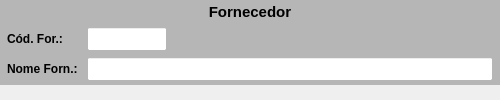
        <widget class="QWidget" name="widget_4" native="true">
         <property name="minimumSize">
          <size>
           <width>500</width>
           <height>0</height>
          </size>
         </property>
         <property name="maximumSize">
          <size>
           <width>500</width>
           <height>16777215</height>
          </size>
         </property>
         <property name="styleSheet">
          <string notr="true"/>
         </property>
         <layout class="QVBoxLayout" name="verticalLayout_3">
          <property name="spacing">
           <number>6</number>
          </property>
          <property name="leftMargin">
           <number>0</number>
          </property>
          <property name="topMargin">
           <number>0</number>
          </property>
          <property name="rightMargin">
           <number>0</number>
          </property>
          <property name="bottomMargin">
           <number>0</number>
          </property>
          <item>
           <widget class="QWidget" name="widget_Cor1" native="true">
            <property name="minimumSize">
             <size>
              <width>0</width>
              <height>85</height>
             </size>
            </property>
            <property name="maximumSize">
             <size>
              <width>16777215</width>
              <height>85</height>
             </size>
            </property>
            <property name="styleSheet">
             <string notr="true">background-color: rgb(182, 182, 182);</string>
            </property>
            <layout class="QVBoxLayout" name="verticalLayout_4">
             <property name="spacing">
              <number>2</number>
             </property>
             <property name="leftMargin">
              <number>2</number>
             </property>
             <property name="topMargin">
              <number>2</number>
             </property>
             <property name="rightMargin">
              <number>2</number>
             </property>
             <property name="bottomMargin">
              <number>2</number>
             </property>
             <item>
              <widget class="QLabel" name="label_2">
               <property name="minimumSize">
                <size>
                 <width>0</width>
                 <height>20</height>
                </size>
               </property>
               <property name="maximumSize">
                <size>
                 <width>16777215</width>
                 <height>20</height>
                </size>
               </property>
               <property name="font">
                <font>
                 <pointsize>11</pointsize>
                 <weight>75</weight>
                 <bold>true</bold>
                </font>
               </property>
               <property name="text">
                <string>Fornecedor</string>
               </property>
               <property name="alignment">
                <set>Qt::AlignCenter</set>
               </property>
              </widget>
             </item>
             <item>
              <widget class="QWidget" name="widget_8" native="true">
               <property name="minimumSize">
                <size>
                 <width>0</width>
                 <height>30</height>
                </size>
               </property>
               <property name="maximumSize">
                <size>
                 <width>16777215</width>
                 <height>30</height>
                </size>
               </property>
               <property name="styleSheet">
                <string notr="true"/>
               </property>
               <layout class="QHBoxLayout" name="horizontalLayout_4">
                <property name="spacing">
                 <number>5</number>
                </property>
                <property name="leftMargin">
                 <number>5</number>
                </property>
                <property name="topMargin">
                 <number>3</number>
                </property>
                <property name="rightMargin">
                 <number>5</number>
                </property>
                <property name="bottomMargin">
                 <number>3</number>
                </property>
                <item>
                 <widget class="QLabel" name="label_25">
                  <property name="minimumSize">
                   <size>
                    <width>75</width>
                    <height>0</height>
                   </size>
                  </property>
                  <property name="maximumSize">
                   <size>
                    <width>75</width>
                    <height>16777215</height>
                   </size>
                  </property>
                  <property name="font">
                   <font>
                    <pointsize>9</pointsize>
                    <weight>75</weight>
                    <bold>true</bold>
                   </font>
                  </property>
                  <property name="text">
                   <string>Cód. For.:</string>
                  </property>
                  <property name="alignment">
                   <set>Qt::AlignLeading|Qt::AlignLeft|Qt::AlignVCenter</set>
                  </property>
                 </widget>
                </item>
                <item>
                 <widget class="QLineEdit" name="line_CodForn">
                  <property name="sizePolicy">
                   <sizepolicy hsizetype="Preferred" vsizetype="Preferred">
                    <horstretch>0</horstretch>
                    <verstretch>0</verstretch>
                   </sizepolicy>
                  </property>
                  <property name="maximumSize">
                   <size>
                    <width>80</width>
                    <height>16777215</height>
                   </size>
                  </property>
                  <property name="font">
                   <font>
                    <pointsize>9</pointsize>
                    <weight>50</weight>
                    <bold>false</bold>
                   </font>
                  </property>
                  <property name="styleSheet">
                   <string notr="true">background-color: rgb(255, 255, 255);</string>
                  </property>
                  <property name="text">
                   <string/>
                  </property>
                  <property name="alignment">
                   <set>Qt::AlignCenter</set>
                  </property>
                 </widget>
                </item>
                <item>
                 <widget class="QLabel" name="label_16">
                  <property name="text">
                   <string/>
                  </property>
                 </widget>
                </item>
               </layout>
              </widget>
             </item>
             <item>
              <widget class="QWidget" name="widget_18" native="true">
               <property name="minimumSize">
                <size>
                 <width>0</width>
                 <height>30</height>
                </size>
               </property>
               <property name="maximumSize">
                <size>
                 <width>16777215</width>
                 <height>30</height>
                </size>
               </property>
               <property name="styleSheet">
                <string notr="true"/>
               </property>
               <layout class="QHBoxLayout" name="horizontalLayout_12">
                <property name="spacing">
                 <number>5</number>
                </property>
                <property name="leftMargin">
                 <number>5</number>
                </property>
                <property name="topMargin">
                 <number>3</number>
                </property>
                <property name="rightMargin">
                 <number>5</number>
                </property>
                <property name="bottomMargin">
                 <number>3</number>
                </property>
                <item>
                 <widget class="QLabel" name="label_29">
                  <property name="maximumSize">
                   <size>
                    <width>75</width>
                    <height>16777215</height>
                   </size>
                  </property>
                  <property name="font">
                   <font>
                    <pointsize>9</pointsize>
                    <weight>75</weight>
                    <bold>true</bold>
                   </font>
                  </property>
                  <property name="text">
                   <string>Nome Forn.:</string>
                  </property>
                  <property name="alignment">
                   <set>Qt::AlignLeading|Qt::AlignLeft|Qt::AlignVCenter</set>
                  </property>
                 </widget>
                </item>
                <item>
                 <widget class="QLineEdit" name="line_NomeForn">
                  <property name="sizePolicy">
                   <sizepolicy hsizetype="Preferred" vsizetype="Preferred">
                    <horstretch>0</horstretch>
                    <verstretch>0</verstretch>
                   </sizepolicy>
                  </property>
                  <property name="font">
                   <font>
                    <pointsize>9</pointsize>
                    <weight>50</weight>
                    <bold>false</bold>
                   </font>
                  </property>
                  <property name="styleSheet">
                   <string notr="true">background-color: rgb(255, 255, 255);</string>
                  </property>
                  <property name="text">
                   <string/>
                  </property>
                  <property name="alignment">
                   <set>Qt::AlignLeading|Qt::AlignLeft|Qt::AlignVCenter</set>
                  </property>
                 </widget>
                </item>
               </layout>
              </widget>
             </item>
            </layout>
           </widget>
          </item>
          <item>
           <widget class="QWidget" name="widget_2" native="true"/>
          </item>
         </layout>
        </widget>
